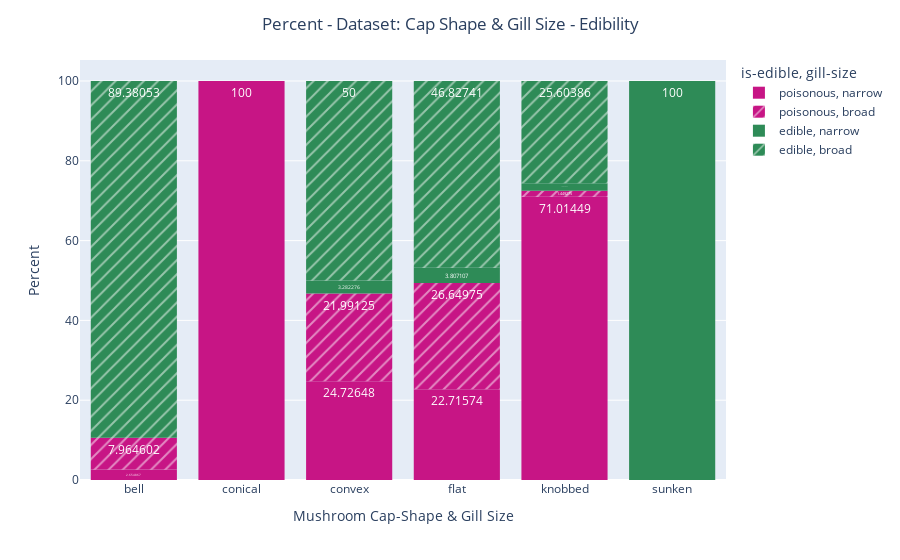

Here is the notebook cell this chart was saved with:
### Code cell
## Creating bar chart

# define figure element
fig = go.Figure()

# define histogram properties
fig = px.histogram (
                    df,
                    x = "cap-shape",
                    color = "is-edible",
                    pattern_shape = "gill-size",
                    color_discrete_sequence = [medimumvioletred, seagreen],
                    barmode = "relative",
                    barnorm = "percent",
                    #histnorm = "probability",
                    text_auto = True,
                    labels={
                             "cap-shape": "Mushroom Cap-Shape & Gill Size",
                            }
                    ) \
        .update_layout (
                        # update layout with titles
                        title={
                                "text": "Percent - Dataset: Cap Shape & Gill Size - Edibility",
                                "x": 0.5
                              },
    
                        yaxis_title= "Percent"
                    ) \
        .update_xaxes(categoryorder='category ascending')

# display the figure
fig.show()

### Figure 1 — Plotly figure (JSON) as saved in the notebook; plotly's stock layout.template omitted (floating-point values rounded to 4 significant figures; data arrays with more than 128 entries replaced by an {"elided": "..."} marker saying what was removed)
{"data": [{"alignmentgroup": "True", "bingroup": "x", "hovertemplate": "is-edible=poisonous<br>gill-size=narrow<br>Mushroom Cap-Shape & Gill Size=%{x}<br>count (normalized as percent)=%{y}<extra></extra>", "legendgroup": "poisonous, narrow", "marker": {"color": "#C71585", "pattern": {"shape": ""}}, "name": "poisonous, narrow", "offsetgroup": "poisonous, narrow", "orientation": "v", "showlegend": true, "texttemplate": "%{value}", "type": "histogram", "x": {"elided": "2224 str values"}, "xaxis": "x", "yaxis": "y"}, {"alignmentgroup": "True", "bingroup": "x", "hovertemplate": "is-edible=poisonous<br>gill-size=broad<br>Mushroom Cap-Shape & Gill Size=%{x}<br>count (normalized as percent)=%{y}<extra></extra>", "legendgroup": "poisonous, broad", "marker": {"color": "#C71585", "pattern": {"shape": "/"}}, "name": "poisonous, broad", "offsetgroup": "poisonous, broad", "orientation": "v", "showlegend": true, "texttemplate": "%{value}", "type": "histogram", "x": {"elided": "1692 str values"}, "xaxis": "x", "yaxis": "y"}, {"alignmentgroup": "True", "bingroup": "x", "hovertemplate": "is-edible=edible<br>gill-size=narrow<br>Mushroom Cap-Shape & Gill Size=%{x}<br>count (normalized as percent)=%{y}<extra></extra>", "legendgroup": "edible, narrow", "marker": {"color": "#2E8B57", "pattern": {"shape": ""}}, "name": "edible, narrow", "offsetgroup": "edible, narrow", "orientation": "v", "showlegend": true, "texttemplate": "%{value}", "type": "histogram", "x": {"elided": "288 str values"}, "xaxis": "x", "yaxis": "y"}, {"alignmentgroup": "True", "bingroup": "x", "hovertemplate": "is-edible=edible<br>gill-size=broad<br>Mushroom Cap-Shape & Gill Size=%{x}<br>count (normalized as percent)=%{y}<extra></extra>", "legendgroup": "edible, broad", "marker": {"color": "#2E8B57", "pattern": {"shape": "/"}}, "name": "edible, broad", "offsetgroup": "edible, broad", "orientation": "v", "showlegend": true, "texttemplate": "%{value}", "type": "histogram", "x": {"elided": "3920 str values"}, "xaxis": "x", "yaxis": "y"}], "layout": {"barmode": "relative", "barnorm": "percent", "legend": {"title": {"text": "is-edible, gill-size"}, "tracegroupgap": 0}, "margin": {"t": 60}, "title": {"text": "Percent - Dataset: Cap Shape & Gill Size - Edibility", "x": 0.5}, "xaxis": {"anchor": "y", "categoryorder": "category ascending", "domain": [0, 1], "title": {"text": "Mushroom Cap-Shape & Gill Size"}}, "yaxis": {"anchor": "x", "domain": [0, 1], "title": {"text": "Percent"}}}}
